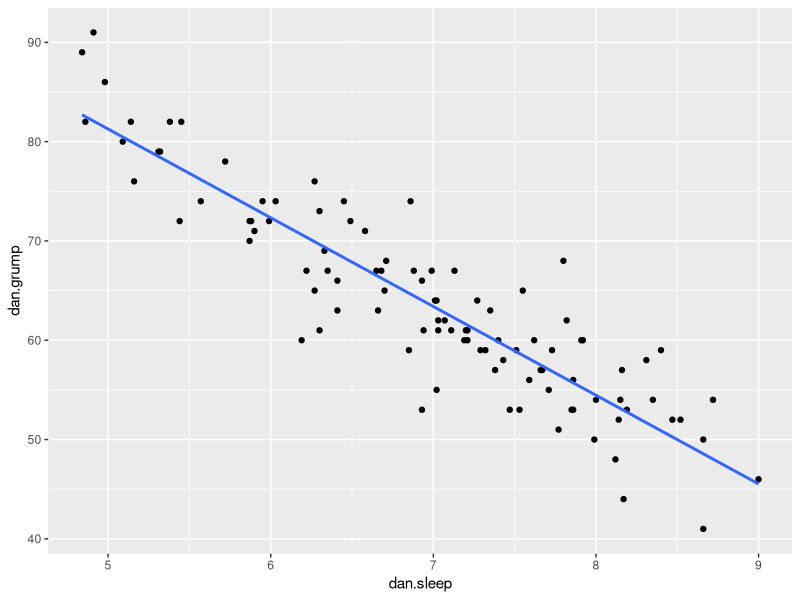
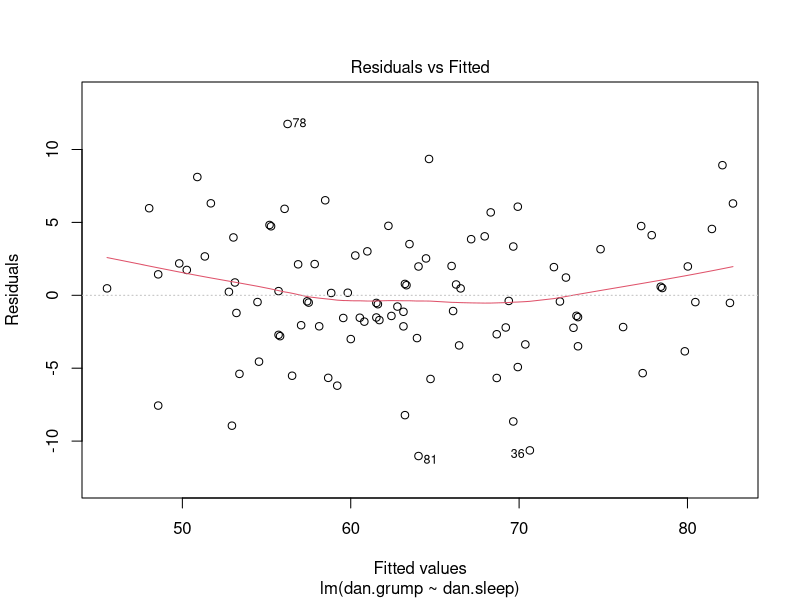
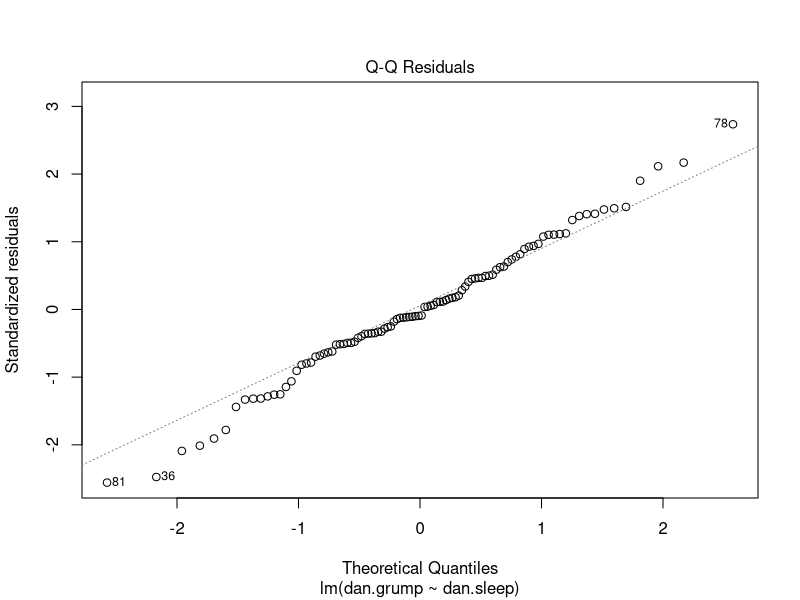
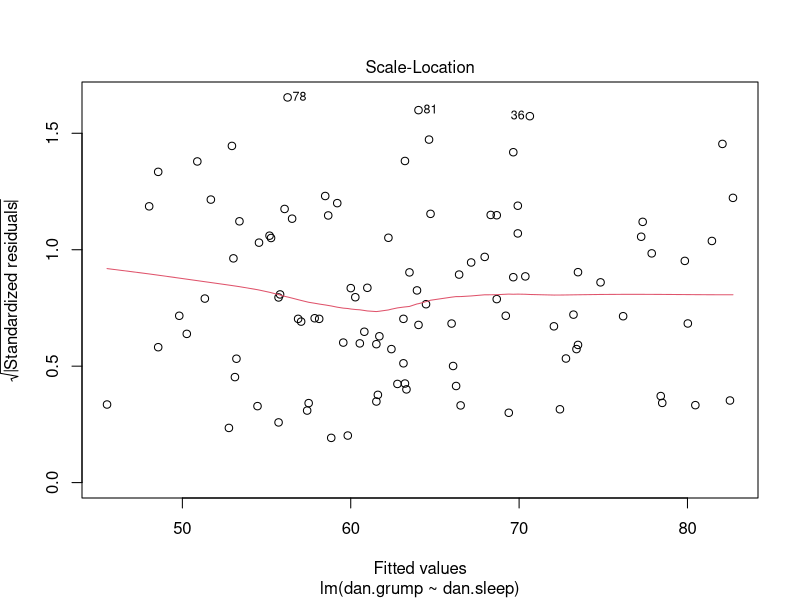
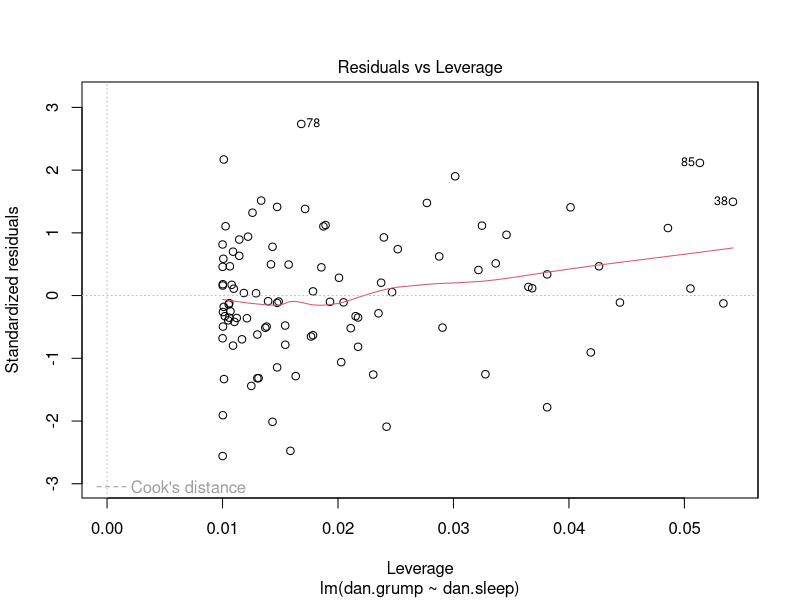
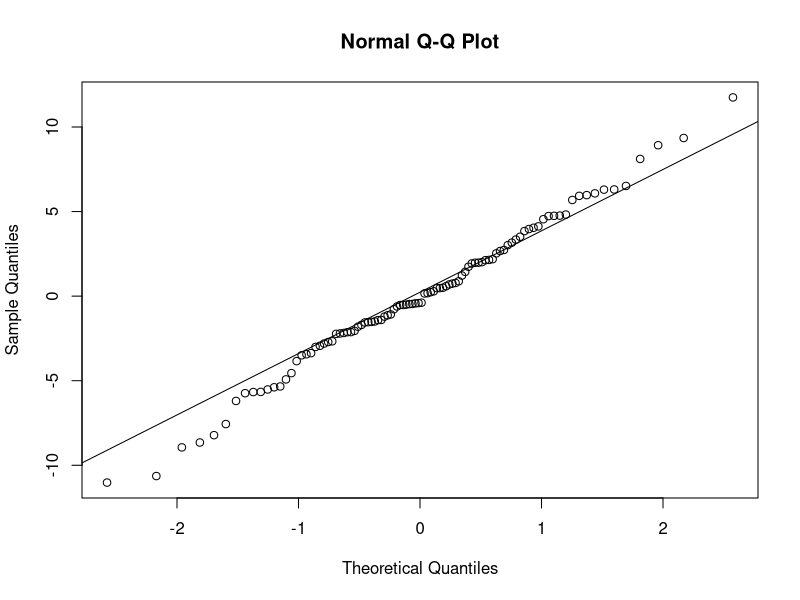
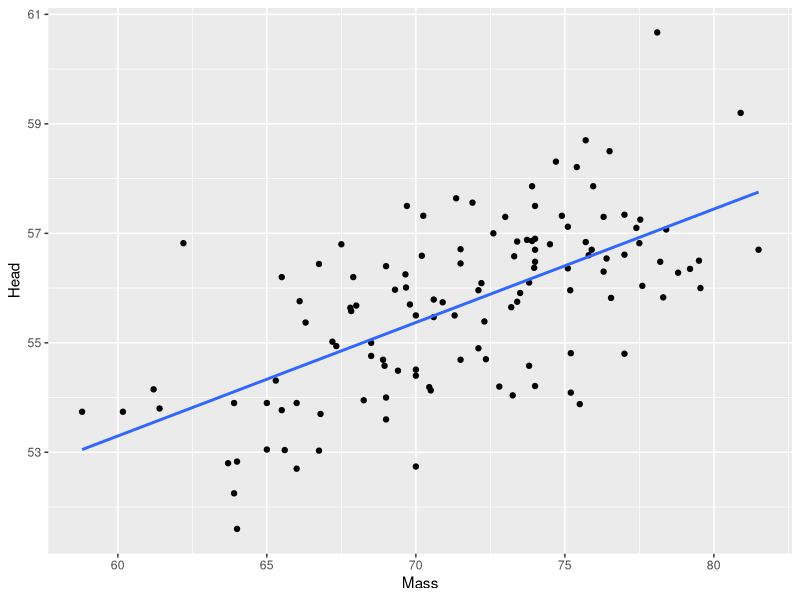

R code for these plots, in order:
#### Introduction to Linear Regression


## Ordinary Least Squares Regression.



library(tidyverse)


# Import Data

df <- read_csv("data/parenthood.csv")

head(df)

tail(df)

nrow(df)

# Scatterplot
ggplot(df, aes(x = dan.sleep, y = dan.grump)) + 
  geom_point() + 
  stat_smooth(method='lm', se=F) 


# We could do a correlation
cor.test(df$dan.sleep, df$dan.grump)



# The line of best fit is really the regression line:

# this line has the equation   y' = a + bx
# y' is the predicted value of y (sometimes y-hat)

# when x = 0;  a is the y-intercept (where line crosses x-axis at 0)

# positive b = positive slope
# negative b = negative slope

# y is the 'outcome' variable
# x is the 'predictor' variable

# you'll also sometimes see b0 for a, and b1 for b.....



# The actual equation is:

# y' = a + bx + e 

# e is the error, or:
# y - y'  (the difference of each data point from the predicted value =  a residual)


# The estimated regression coefficients,  a & b, 
#  are those that minimise the sum of the squared residuals 






## Running a Regression Model in R.


mod1 <- lm(dan.grump ~ dan.sleep, data=df)  # build regression model

mod1  

mod1$coefficients

# intercept = a = 125.96
# dan.sleep  = b = -8.94

# therefore:   y' = 125.96 + -9.84x





### OK.  These are just estimates... Are they any good ?

summary(mod1)


# Finally, we have a confidence interval around 'b'
confint(object = mod1, level = .95)


## Some diagnostic plots

plot(mod1)

qqnorm(resid(mod1))
qqline(resid(mod1)) 



# In brief:

# Residuals:  broad descriptive info of variability

# Coefficients:  
# dan.sleep = b = estimate and standard error of the estimate
# t-value and p-value for how meaningful that estimate is different from 0.

# Residual Standard Error = Standard Error of the Estimate = Sigma_est
# a standardized measure of how far each residual is on average from the regression line.

# d.f. = n - number of parameters being estimated, = 100 - 2 = 98


# Multiple R2  =  measure of how much overall variation in dan.grump is attributable to dan.sleep


# F-statistic =  A goodness of fit of overall model.




### Example 2:


## read in the data BlueJays.csv

jays <- read_csv("data/BlueJays.csv")
head(jays)

# make the scatterplot
ggplot(jays, aes(x= Mass, y = Head)) + 
  geom_point() +
  stat_smooth(method='lm', se=F)


# perform a linear regression, examining if mass predicts head size.

mod <- lm(Head ~ Mass, data = jays)

# examine the output - what are 'a' and 'b' for the regression?
mod


# get the estimates and other linear model output summary:
summary(mod)

# get the confidence intervals for the slope b
confint(mod)




